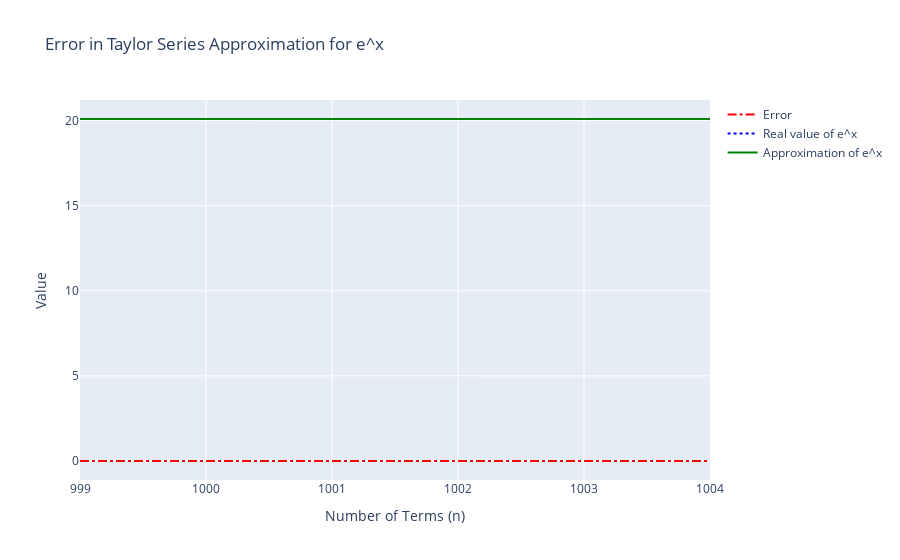

Here is the notebook cell this chart was saved with:
### Code cell
plot_ex(3, range(999,1005), precision=50000)

### Figure 1 — Plotly figure (JSON) as saved in the notebook; plotly's stock layout.template omitted (floating-point values rounded to 4 significant figures)
{"data": [{"line": {"color": "red", "dash": "dashdot"}, "mode": "lines", "name": "Error", "type": "scatter", "x": [999, 1000, 1001, 1002, 1003, 1004], "y": [0, 0, 0, 0, 0, 0]}, {"line": {"color": "blue", "dash": "dot"}, "mode": "lines", "name": "Real value of e^x", "type": "scatter", "x": [999, 1000, 1001, 1002, 1003, 1004], "y": [20.09, 20.09, 20.09, 20.09, 20.09, 20.09]}, {"line": {"color": "green"}, "mode": "lines", "name": "Approximation of e^x", "type": "scatter", "x": [999, 1000, 1001, 1002, 1003, 1004], "y": [20.09, 20.09, 20.09, 20.09, 20.09, 20.09]}], "layout": {"autosize": true, "hovermode": "x unified", "showlegend": true, "title": {"text": "Error in Taylor Series Approximation for e^x"}, "xaxis": {"title": {"text": "Number of Terms (n)"}}, "yaxis": {"title": {"text": "Value"}}}}
